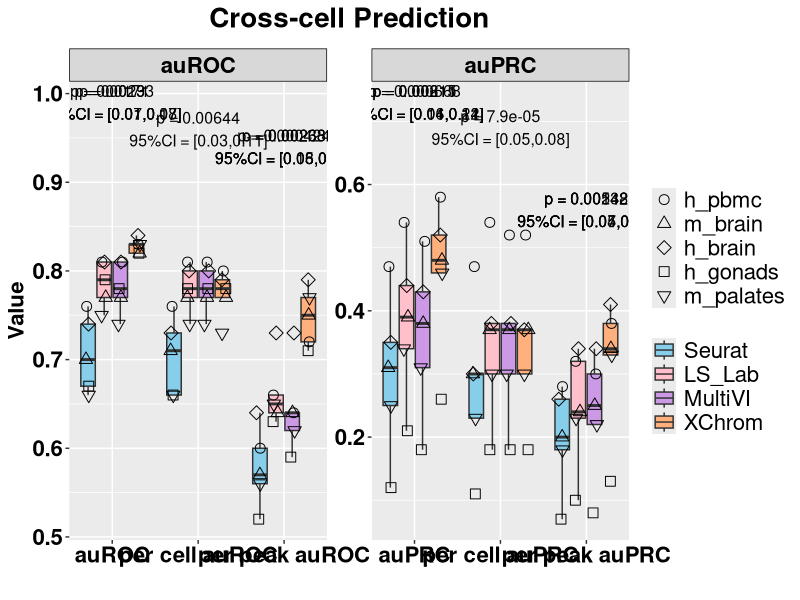
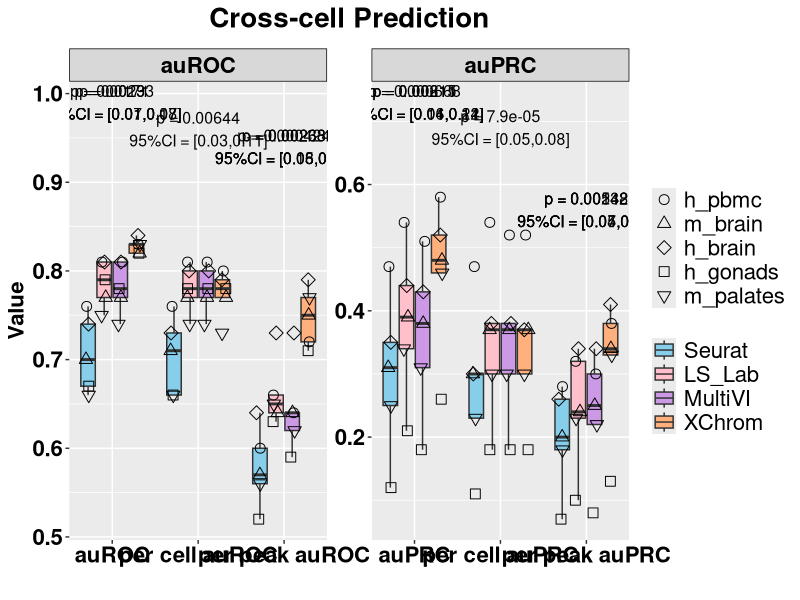

Source code (R) for these figures, in order:
library(ggplot2)
library(readr)
library(dplyr)
library(tidyr)
df <- read_csv('intra_method_auc.csv')

# 将 Metric 转换为因子并指定顺序
df$Metric <- factor(df$Metric, levels = c("auROC", "per cell auROC", "per peak auROC", 
                                          "auPRC", "per cell auPRC", "per peak auPRC"))
df$Method <- factor(df$Method, levels = c("Seurat", "LS_Lab", "MultiVI", "XChrom"))
df$Dataset<-factor(df$Dataset, levels = c("h_pbmc","m_brain","h_brain",'h_gonads','m_palates'))

# 添加一个新的列来标识 ns 和 ls
df <- df %>%
  mutate(MetricType = ifelse(grepl("auPRC", Metric), "auPRC", "auROC"))%>%
  mutate(MetricType = factor(MetricType, levels = c("auROC", "auPRC")))

# 获取所有需要比较的方法（排除XChrom自身）
other_methods <- unique(df$Method[df$Method != "XChrom"])

# 提取XChrom的数据作为基准
xchrom_data <- df %>% 
  filter(Method == "XChrom") %>% 
  select(Dataset, Metric, MetricType, Value_XChrom = Value)

# 生成比较数据
comparison_data <- df %>%
  filter(Method != "XChrom") %>% 
  inner_join(xchrom_data, by = c("Dataset", "Metric", "MetricType")) %>%
  mutate(diff = Value_XChrom - Value)

# 计算统计指标
annotation_df <- comparison_data %>%
  group_by(Metric, Method) %>%  # 按Metric和对比方法分组
  summarise(
    mean_diff = mean(diff, na.rm = TRUE),
    se_diff = sd(diff, na.rm = TRUE) / sqrt(n()),
    lower_ci = mean_diff - qt(0.975, df = n()-1) * se_diff,
    upper_ci = mean_diff + qt(0.975, df = n()-1) * se_diff,
    p_value = t.test(Value_XChrom, Value, paired = TRUE)$p.value,
    .groups = "drop"
  ) %>%
  mutate(
    p_value_label = ifelse(p_value < 0.05,
                           paste0("p = ", signif(p_value, digits = 3)),
                           NA_character_)
  ) %>%
  # 合并MetricType和y轴位置信息
  left_join(distinct(df, Metric, MetricType), by = "Metric") %>% 
  left_join(
    df %>% group_by(Metric) %>% summarise(max_val = max(Value)),
    by = "Metric"
  ) %>% 
  mutate(y_position = ifelse(p_value < 0.05, max_val + 0.15, NA_real_))

# 绘制分面图，使用不同的纵坐标尺度并去除没有数据的分面轴
ggplot(df, aes(x = Metric, y = Value,)) +
  geom_boxplot(aes(group = interaction(Metric, Method), fill = Method), 
               alpha = 1, outlier.shape = NA) +  # 绘制箱线图
  geom_jitter(
    aes(group = interaction(Metric, Method), shape = Dataset),
    position = position_jitterdodge(
      jitter.width = 0.2,   # 控制抖动幅度
      dodge.width = 0.8     # 控制不同 Scenario 的间距
    ),size = 3,alpha = 1,color = "black",#stroke = 0.8
    )+
  scale_fill_manual(values = c("Seurat" = "skyblue", 'LS_Lab' = "pink",'MultiVI'='#CC99E6',"XChrom" = "#FFB07C")) +  # 自定义箱线图颜色
  scale_shape_manual(
    values = c(
      "h_pbmc" = 1,    # 空心圆
      "m_brain" = 2,    # 空心三角
      "h_brain" = 5,    # 空心菱形
      "h_gonads" = 0,    # 空心方框
      "m_palates" = 6    # 空心倒三角
    ))+
  scale_x_discrete(expand = expansion(add = c(0.5, 0.5))) +  # 增加 x 轴 Metric 之间的间距
  guides(shape = guide_legend(order = 1), fill = guide_legend(order = 2)) +  # 图例顺序
  facet_wrap(~MetricType, scales = "free")+
  theme_set(theme_bw())+
  # theme_minimal() +
  theme(
    axis.text.x = element_text(angle = 0, hjust = 0.5, size = 16, face = "bold", color = "black", margin = margin(t =2)),
    axis.text.y = element_text(size = 16, face = "bold", color = "black"),
    axis.title = element_text(size = 16, color = "black", face = "bold"),
    legend.title = element_blank(),
    plot.title = element_text(hjust = 0.5, size = 20, face = "bold",margin = margin(b = 10)),
    legend.text = element_text(size = 16),
    strip.background = element_rect(fill = rgb(0.5, 0.5, 0.5, 0.3),color = "black", size = 0.5),  # 设置分面标签背景
    strip.text = element_text(size = 16, face = "bold", color = "black"),  # 设置分面标签的文字样式
    strip.text.x = element_text(size = 16, face = "bold",color = "black"),  # 设置分面标签的文本样式
  ) +
  labs(title = "Cross-cell Prediction", x = "", y = "Value") +
  geom_text(
    data = annotation_df[annotation_df$p_value<0.05,],
    aes(x = Metric, y = y_position,group = MetricType,  # x=1.5 将注释居中于分面面板
        label = paste0(p_value_label, "\n95%CI = [",
                       round(lower_ci, 2), ",",
                       round(upper_ci, 2), "]")),
    inherit.aes = FALSE,size = 4,
    color = "black",hjust = 0.5)


ggsave("intra_method_auc_box1.pdf", plot = last_plot(), 
       width = 20, height = 6, units = "in",dpi=300)
